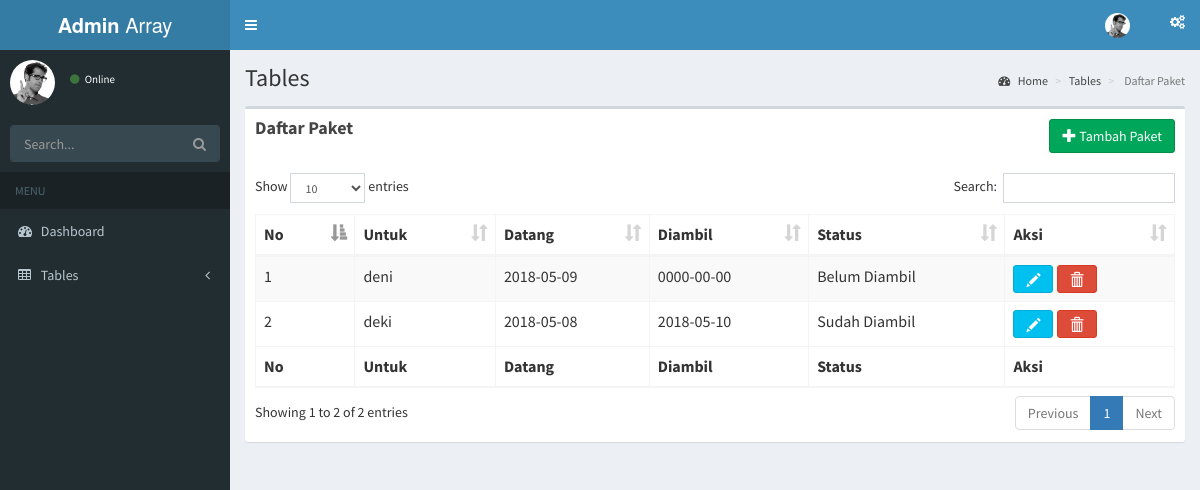
The app's page /index.php/c_admin/tambah_paket with its own data.
### tables this page shows
CREATE TABLE `paket` (
  `id_paket` int(10) NOT NULL,
  `nama` varchar(50) NOT NULL,
  `tgl_datang` date NOT NULL,
  `tgl_pengambilan` date NOT NULL,
  `status` varchar(20) NOT NULL
);

### application/controllers/c_admin.php (called while the page is built, shortened)
<?php
class C_admin extends CI_Controller{
  function __construct(){
    $this->load->model('m_admin');
  }
  function tambah_paket(){
    $nama = $this->input->post('nama');
    $tgl_datang = $this->input->post('tgl_datang');
    $status = 'Belum Diambil';
    $dataPaket = array(
      'nama' => $nama,
      'tgl_datang' => $tgl_datang,
      'status' => $status
    );
    $this->m_admin->tambah_paket('paket',$dataPaket);
    $this->package();
  }
  function package(){
    $data['dataPaket'] = $this->m_admin->getAllPackage()->result();
    $this->load->view('package_a',$data);
  }
}

### index.php (called while the page is built, shortened)
<?php
require_once BASEPATH.'core/CodeIgniter.php';

### application/models/m_admin.php (called while the page is built, shortened)
<?php
class M_admin extends CI_Model{
  function tambah_paket($table,$dataPaket){
    $this->db->insert($table, $dataPaket);
  }
  function getAllPackage(){
    $dataPaket = $this->db->query("SELECT * FROM paket");
		return $dataPaket;
  }
}

### application/views/package_a.php (the view, shortened to what this page needs)
<div class="content-wrapper">
  <section class="content-header">
    <h1>
      Tables
    </h1>
    <ol class="breadcrumb">
      <li><a href="<?php echo base_url('c_admin'); ?>"><i class="fa fa-dashboard"></i> Home</a></li>
      <li><a href="#"> Tables</a></li>
      <li class="active"> Daftar Paket</li>
    </ol>
  </section>
  <section class="content">
    <div class="row">
      <div class="col-xs-12">
        <div class="box">
          <div class="box-header">
            <h3 class="box-title"><b>Daftar Paket</b></h3></span>
            <button type="submit" class="btn btn-success" data-toggle="modal" data-target="#tambah_paket" style="float:right"><span class="glyphicon glyphicon-plus"></span> Tambah Paket</button>
          </div>
          <div class="box-body">
            <table id="example1" class="table table-bordered table-striped">
              <thead>
              <tr>
                <th>No</th>
                <th>Untuk</th>
                <th>Datang</th>
                <th>Diambil</th>
                <th>Status</th>
                <th>Aksi</th>
              </tr>
              </thead>
              <tbody>
                <?php
                  $counter = 1;
                  foreach ($dataPaket as $paket) {
                ?>
              <tr>
                <td><?php echo $counter++ ?></td>
                <td><?php echo $paket->nama; ?></td>
                <td><?php echo $paket->tgl_datang; ?></td>
                <td><?php echo $paket->tgl_pengambilan; ?></td>
                <td><?php echo $paket->status; ?></td>
                <td><a href="<?php echo base_url('c_admin/v_edit_paket'); ?>/<?php echo $paket->id_paket; ?>"><button type="button" class="btn btn-info"><span class="glyphicon glyphicon-pencil"></span></button></a>
                    <a href="<?php echo base_url('c_admin/hapus_paket'); ?>/<?php echo $paket->id_paket; ?>"><button type="button" class="btn btn-danger" onclick="return confirm('Apakah Anda yakin ingin menghapus <?php echo $paket->nama; ?>')"><span class="glyphicon glyphicon-trash"></span></button></a></td>
              </tr>
              <?php
            }
              ?>
              </tbody>
              <tfoot>
              <tr>
                <th>No</th>
                <th>Untuk</th>
                <th>Datang</th>
                <th>Diambil</th>
                <th>Status</th>
                <th>Aksi</th>
              </tr>
              </tfoot>
            </table>
          </div>
        </div>
      </div>
    </div>
  </section>
</div>

### records on screen
paket: nama "deni", tgl_datang "2018-05-09", tgl_pengambilan "0000-00-00", status "Belum Diambil"
paket: nama "deki", tgl_datang "2018-05-08", tgl_pengambilan "2018-05-10", status "Sudah Diambil"
